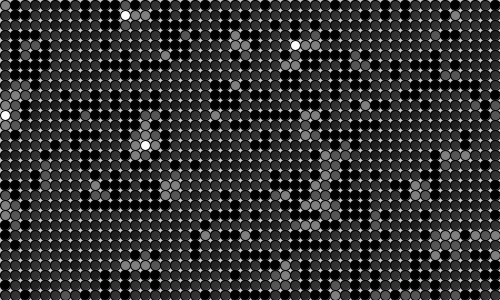
Frame 1 (no input)
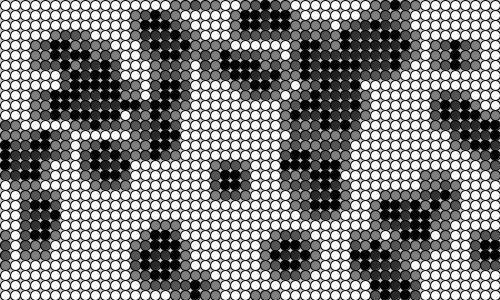
Frame 60 (the mouse pressed at the canvas centre just before this capture)
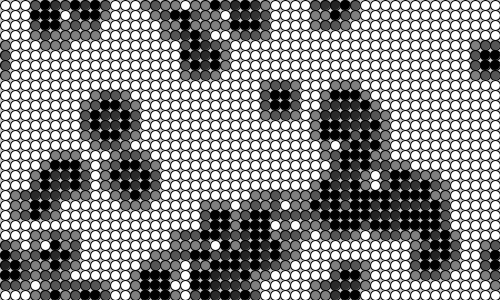
Frame 120 (the mouse held since frame 60 and released just before this capture)

The Processing sketch that drew these frames (run headless with seeded random() and noise(); from frame 60 on, the mouse is pressed at the canvas centre):

// Processing sketch: ch7_2
// ── ch7_2.pde
Cell[][] _cellArray;
int _cellSize = 10;
int _numX, _numY;

void setup() {
  size(500, 300);
  _numX = floor(width / _cellSize );
  _numY = floor(height / _cellSize );
  restart();
}

void restart() {
  _cellArray = new Cell[_numX][_numY];
  for (int x = 0; x < _numX; x++) {
    for (int y = 0; y< _numY; y++) {
      Cell newCell = new Cell(x, y);
      _cellArray[x][y] = newCell;
    }
  }

  for (int x = 0; x < _numX; x++) {
    for (int y = 0; y< _numY; y++) {
      int above = y - 1;
      int below = y + 1;
      int left = x - 1;
      int right = x + 1;
      if (above < 0) {
        above = _numY -1;
      }
      if (below >= _numY) {
        below = 0;
      }
      if (left < 0) {
        left = _numX-1;
      }
      if (right >= _numX) {
        right = 0;
      }

      _cellArray[x][y].addNeighbour(_cellArray[left][above]);
      _cellArray[x][y].addNeighbour(_cellArray[left][y]);
      _cellArray[x][y].addNeighbour(_cellArray[left][below]);

      _cellArray[x][y].addNeighbour(_cellArray[x][above]);
      _cellArray[x][y].addNeighbour(_cellArray[x][below]);

      _cellArray[x][y].addNeighbour(_cellArray[right][above]);
      _cellArray[x][y].addNeighbour(_cellArray[right][y]);
      _cellArray[x][y].addNeighbour(_cellArray[right][below]);
    }
  }
}

void draw() {
  background(200);

  for (int x = 0; x < _numX; x++) {
    for (int y = 0; y< _numY; y++) {
      _cellArray[x][y].calcNextState();
    }
  }

  translate(_cellSize / 2, _cellSize / 2);

  for (int x = 0; x < _numX; x++) {
    for (int y = 0; y< _numY; y++) {
      _cellArray[x][y].drawMe();
    }
  }
}

void mouserPressed() {
  restart();
}

/**--------------------------------------------
 * Cell class
 --------------------------------------------*/
class Cell {
  float x, y;
  boolean state, nextState;
  Cell[] neighbours;
  int liveCount = 0;

  Cell(float ex, float why) {
    x = ex * _cellSize;
    y = why * _cellSize;

    nextState = (boolean) (random(2) > 1);
    state = nextState;
    neighbours = new Cell[0];
  }

  void addNeighbour(Cell cell) {
    neighbours = (Cell[])append(neighbours, cell);
  }

  void calcNextState() {
    liveCount = 0;
    for (int i = 0; i < neighbours.length; i++) {
      if (neighbours[i].state) {
        liveCount++;
      }
    }

    if (state) {
      nextState = (boolean)((liveCount == 2) || (liveCount == 3));
    } else {
      nextState = (boolean)(liveCount == 3);
    }
  }

  void drawMe() {
    state = nextState;
    stroke(0);

    if (state) {
      fill(0);
    } else {
      fill(floor(255 / (liveCount + 1)));
    }

    circle(x, y, _cellSize);
  }
}
